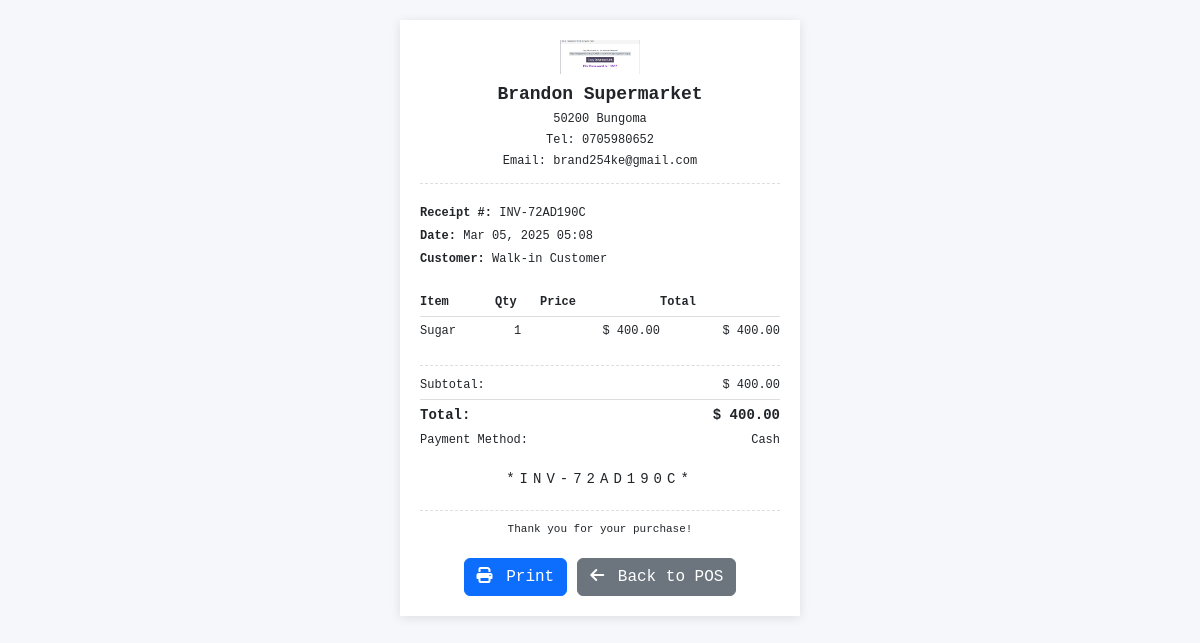
/pos/receipt/1/ (signed in), run on the app's committed database.
### pos_app/models.py (models this page shows, shortened)
class Business(models.Model):
    BUSINESS_TYPE_CHOICES = [
        ('Type1', 'Type 1'),
        ('Type2', 'Type 2'),
    ]
    CURRENCY_SYMBOL_CHOICES = [
        ('$', '$ - US Dollar'),
        ('€', '€ - Euro'),
        ('£', '£ - British Pound'),
        ('¥', '¥ - Japanese Yen'),
        ('₹', '₹ - Indian Rupee'),
        ('₩', '₩ - South Korean Won'),
        ('KSh', 'KSh - Kenyan Shilling'),  # Added Kenyan Shilling
    ]
    name = models.CharField(max_length=255)
    business_type = models.CharField(max_length=50, choices=BUSINESS_TYPE_CHOICES, default='Type1')
    address = models.TextField(blank=True, null=True)
    phone = models.CharField(max_length=20, blank=True, null=True)
    email = models.EmailField(blank=True, null=True)
    website = models.URLField(blank=True, null=True)
    logo = models.ImageField(upload_to='business_logos/', blank=True, null=True)
    tax_rate = models.DecimalField(max_digits=5, decimal_places=2, default=0.00)
    currency_symbol = models.CharField(max_length=5, choices=CURRENCY_SYMBOL_CHOICES, default='$')
    owner = models.ForeignKey(User, on_delete=models.CASCADE, related_name='owned_businesses')
    created_at = models.DateTimeField(auto_now_add=True)
    updated_at = models.DateTimeField(auto_now=True)

class Sale(models.Model):
    PAYMENT_CHOICES = [
        ('cash', 'Cash'),
        ('card', 'Credit/Debit Card'),
        ('bank_transfer', 'Bank Transfer'),
        ('mobile_payment', 'Mobile Payment'),
        ('loyalty_points', 'Loyalty Points'),
        ('mixed', 'Mixed Payment'),
    ]
    STATUS_CHOICES = [
        ('completed', 'Completed'),
        ('refunded', 'Refunded'),
        ('partially_refunded', 'Partially Refunded'),
        ('cancelled', 'Cancelled'),
    ]
    invoice_number = models.CharField(max_length=50, unique=True, editable=False)
    business = models.ForeignKey(Business, on_delete=models.CASCADE, related_name='sales')
    customer = models.ForeignKey(Customer, on_delete=models.SET_NULL, null=True, blank=True, related_name='sales')
    employee = models.ForeignKey(Employee, on_delete=models.SET_NULL, null=True, related_name='sales')
    subtotal = models.DecimalField(max_digits=10, decimal_places=2, default=0)
    tax_amount = models.DecimalField(max_digits=10, decimal_places=2, default=0)
    discount_amount = models.DecimalField(max_digits=10, decimal_places=2, default=0)
    total_amount = models.DecimalField(max_digits=10, decimal_places=2, default=0)
    payment_method = models.CharField(max_length=20, choices=PAYMENT_CHOICES, default='cash')
    payment_reference = models.CharField(max_length=100, blank=True, null=True)  # For card/transfer references
    status = models.CharField(max_length=20, choices=STATUS_CHOICES, default='completed')
    notes = models.TextField(blank=True, null=True)
    loyalty_points_earned = models.DecimalField(max_digits=10, decimal_places=2, default=0)
    loyalty_points_used = models.DecimalField(max_digits=10, decimal_places=2, default=0)
    created_at = models.DateTimeField(default=timezone.now)
    updated_at = models.DateTimeField(auto_now=True)

class SaleItem(models.Model):
    sale = models.ForeignKey(Sale, on_delete=models.CASCADE, related_name='items')
    product = models.ForeignKey(Product, on_delete=models.CASCADE, related_name='sale_items')
    quantity = models.PositiveIntegerField(default=1)
    unit_price = models.DecimalField(max_digits=10, decimal_places=2)
    subtotal = models.DecimalField(max_digits=10, decimal_places=2)

class Product(models.Model):
    UNIT_CHOICES = [
        ('pcs', 'Pieces'),
        ('kg', 'Kilograms'),
        ('ltr', 'Liters'),
        ('box', 'Boxes'),
    ]
    name = models.CharField(max_length=255)
    description = models.TextField(blank=True, null=True)
    sku = models.CharField(max_length=50, blank=True, null=True)
    barcode = models.CharField(max_length=50, blank=True, null=True)
    category = models.ForeignKey(Category, on_delete=models.SET_NULL, null=True, blank=True, related_name='products')
    purchase_price = models.DecimalField(max_digits=10, decimal_places=2, validators=[MinValueValidator(0)])
    selling_price = models.DecimalField(max_digits=10, decimal_places=2, validators=[MinValueValidator(0)])
    stock_quantity = models.PositiveIntegerField(default=0)
    unit = models.CharField(max_length=10, choices=UNIT_CHOICES, default='pcs')  # New unit field
    image = models.ImageField(upload_to='product_images/', blank=True, null=True)
    is_active = models.BooleanField(default=True)
    business = models.ForeignKey(Business, on_delete=models.CASCADE, related_name='products')
    created_at = models.DateTimeField(auto_now_add=True)
    updated_at = models.DateTimeField(auto_now=True)

### pos_app/views.py (the view)
# urls.py: path('pos/receipt/<int:sale_id>/', views.get_receipt, name='get_receipt'),
@login_required
def get_receipt(request, sale_id):
    business = get_business_for_user(request.user)
    if not business:
        return redirect('business_setup')
    sale = get_object_or_404(Sale, id=sale_id, business=business)
    items = sale.items.all()
    context = {
        'business': business,
        'sale': sale,
        'items': items,
    }
    return render(request, 'pos_app/receipt.html', context)

### pos_app/context_processors.py (called while the page is built)
def business_settings(request):
    if request.user.is_authenticated:
        try:
            business = Business.objects.filter(owner=request.user).first()
            if not business:
                from .models import Employee
                employee = Employee.objects.filter(user=request.user, is_active=True).first()
                if employee:
                    business = employee.business
            if business:
                return {
                    'business_settings': business.settings,
                }
        except:
            pass
    return {}

### pos_app/views.py (called while the page is built)
def get_business_for_user(user):
    try:
        return Business.objects.filter(owner=user).first()
    except:
        try:
            employee = Employee.objects.filter(user=user, is_active=True).first()
            if employee:
                return employee.business
        except:
            pass
    return None

### pos_app/templates/pos_app/receipt.html (shortened to what this page needs)
<!DOCTYPE html>
<html lang="en">
<head>
    <link href="https://cdn.jsdelivr.net/npm/bootstrap@5.3.0/dist/css/bootstrap.min.css" rel="stylesheet">
    <link rel="stylesheet" href="https://cdnjs.cloudflare.com/ajax/libs/font-awesome/6.4.0/css/all.min.css">
</head>
<body>
    <div class="receipt-container">
        <div class="receipt-header">
            {% if business.logo %}
                <img src="{{ business.logo.url }}" alt="{{ business.name }}">
            {% endif %}
            <h2>{{ business.name }}</h2>
            <p>{{ business.address }}</p>
            <p>Tel: {{ business.phone }}</p>
            <p>Email: {{ business.email }}</p>
        </div>
        <div class="receipt-info">
            <p><strong>Receipt #:</strong> {{ sale.invoice_number }}</p>
            <p><strong>Date:</strong> {{ sale.created_at|date:"M d, Y H:i" }}</p>
            <p><strong>Customer:</strong> {{ sale.customer.full_name|default:"Walk-in Customer" }}</p>
        </div>
        <table class="receipt-table">
            <thead>
                <tr>
                    <th>Item</th>
                    <th class="quantity">Qty</th>
                    <th class="amount">Price</th>
                    <th class="amount">Total</th>
                </tr>
            </thead>
            <tbody>
                {% for item in items %}
                    <tr>
                        <td>{{ item.product.name }}</td>
                        <td class="quantity">{{ item.quantity }}</td>
                        <td class="amount">{{ business.currency_symbol }} {{ item.unit_price|floatformat:2 }}</td>
                        <td class="amount">{{ business.currency_symbol }} {{ item.subtotal|floatformat:2 }}</td>
                    </tr>
                {% endfor %}
            </tbody>
        </table>
        <div class="receipt-totals">
            <div class="receipt-total-row">
                <span>Subtotal:</span>
                <span>{{ business.currency_symbol }} {{ sale.subtotal|floatformat:2 }}</span>
            </div>
            <div class="receipt-total-row final">
                <span>Total:</span>
                <span>{{ business.currency_symbol }} {{ sale.total_amount|floatformat:2 }}</span>
            </div>
            <div class="receipt-total-row">
                <span>Payment Method:</span>
                <span>{{ sale.get_payment_method_display }}</span>
            </div>
        </div>
        <div class="receipt-barcode">
            *{{ sale.invoice_number }}*
        </div>
        <div class="receipt-footer">
            <p>{{ business.settings.receipt_footer_text|default:"Thank you for your purchase!" }}</p>
        </div>
        <div class="receipt-actions">
            <button onclick="window.print()" class="btn btn-primary">
                <i class="fas fa-print me-1"></i> Print
            </button>
            <a href="{% url 'pos' %}" class="btn btn-secondary">
                <i class="fas fa-arrow-left me-1"></i> Back to POS
            </a>
        </div>
    </div>
</body>
</html>

### pos_app/templates/pos_app/receipt.html (style rules this page uses)
body { font-family: 'Courier New', Courier, monospace; background-color: #f5f7fa; padding: 20px; }
.receipt-container { max-width: 400px; margin: 0 auto; background-color: white; box-shadow: 0 2px 10px rgba(0, 0, 0, 0.1); padding: 20px; }
.receipt-header { text-align: center; margin-bottom: 20px; padding-bottom: 10px; border-bottom: 1px dashed #ddd; }
.receipt-header img { max-width: 80px; margin-bottom: 10px; }
.receipt-header h2 { font-size: 18px; font-weight: bold; margin-bottom: 5px; }
.receipt-header p { margin-bottom: 3px; font-size: 12px; }
.receipt-info { margin-bottom: 20px; }
.receipt-info p { margin-bottom: 5px; font-size: 12px; }
.receipt-table { width: 100%; margin-bottom: 20px; font-size: 12px; }
.receipt-table th, .receipt-table td { padding: 5px 0; }
.receipt-table th { text-align: left; border-bottom: 1px solid #ddd; }
.receipt-table td.quantity { text-align: center; }
.receipt-table td.amount { text-align: right; }
.receipt-totals { margin-top: 10px; border-top: 1px dashed #ddd; padding-top: 10px; }
.receipt-total-row { display: flex; justify-content: space-between; margin-bottom: 5px; font-size: 12px; }
.receipt-total-row.final { font-weight: bold; font-size: 14px; margin-top: 5px; padding-top: 5px; border-top: 1px solid #ddd; }
.receipt-footer { text-align: center; margin-top: 20px; padding-top: 10px; border-top: 1px dashed #ddd; font-size: 11px; }
.receipt-barcode { text-align: center; margin: 20px 0; font-size: 14px; letter-spacing: 5px; }
.receipt-actions { display: flex; justify-content: center; gap: 10px; margin-top: 20px; }

### data on the page
Business: logo (picture), name "Brandon Supermarket", address "50200 Bungoma", phone "0705980652", email "brand254ke@gmail.com", currency_symbol "$", settings.receipt_footer_text "Thank you for your purchase!"
Sale: invoice_number "INV-72AD190C", created_at "Mar 05, 2025 05:08", customer.full_name "Walk-in Customer", subtotal "400.00", total_amount "400.00", payment_method "Cash"
SaleItem: product.name "Sugar", quantity "1", unit_price "400.00", subtotal "400.00"
